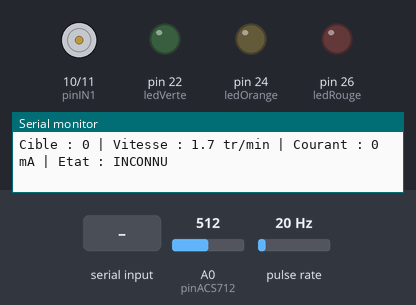
A sketch run on a simulated Arduino Mega 2560, built with avr-gcc and run on an emulated ATmega2560. Shown: motor-driver pin pairs drawn as motors (green arrow = first pin HIGH = forward, orange = second pin HIGH = backward, longer = more drive, scaled by the enable pin), output pins drawn as LEDs (lit = HIGH), the last lines printed to the serial monitor. Wiring (inferred from the names in the program): pulse sensor: data pin 2. Dashed ring = blinking. The inputs (shaded band) are chosen by the test bench; at power-on: A0 (pinACS712) = 512, pulse rate 20 Hz.

Above: at 1.7 s.
1.8 s: A0 (pinACS712) set to 540
3.3 s: A0 (pinACS712) set to 559
At 3.48 s:
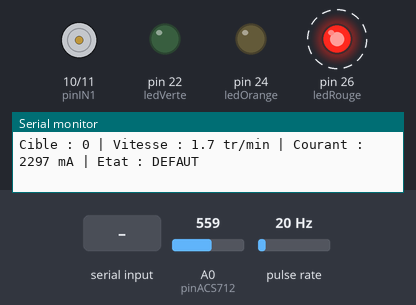
6.3 s: "90,45\n" received over Serial
At 7.89 s:
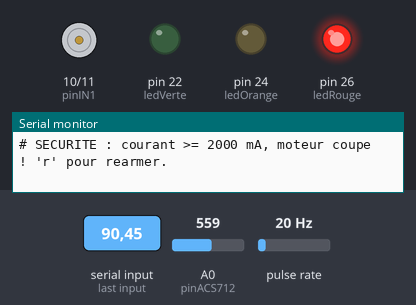
9.3 s: "s90\n" received over Serial
At 9.69 s:
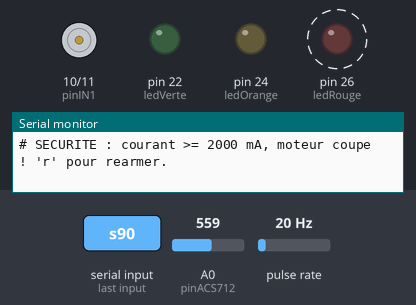
12.3 s: "r,45\n" received over Serial
At 12.49 s:
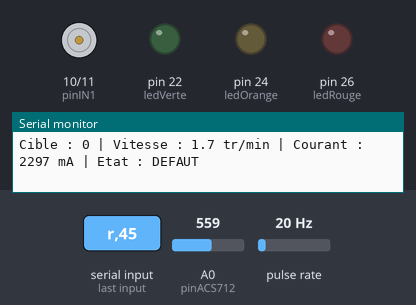
Timing chart, 0 to 16.3 s (numbered marks = the images above; inputs shaded):
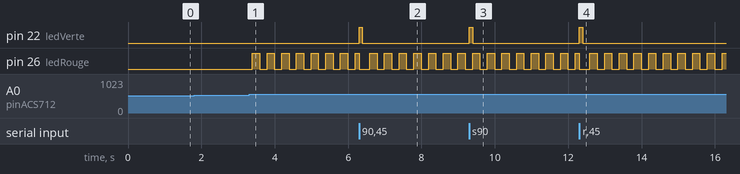

Measured:
- the behaviour switches between 552 and 553 on A0 (pinACS712) (found by bisection; images 0 and 1)
- after the input at 3.3 s, pin 26 (ledRouge): alternates HIGH for 0.20 s and LOW for 0.20 s, starting after 0.09 s
- after the input at 6.3 s, pin 22 (ledVerte): LOW → HIGH at once, → LOW 0.09 s later
- after the input at 9.3 s, pin 22 (ledVerte): LOW → HIGH at once, → LOW 0.09 s later
- after the input at 12.3 s, pin 22 (ledVerte): LOW → HIGH at once, → LOW 0.09 s later

The sketch:

GEN5001_arduino_complet.ino
```cpp
//  Broches
const int pinENA = 9;
const int pinIN1 = 10;
const int pinIN2 = 11;

const int pinACS712   = A0;
const int pinEncodeur = 2;

const int ledVerte  = 22;   // NORMAL
const int ledOrange = 24;   // DEGRADE
const int ledRouge  = 26;   // DEFAUT

//  Capteurs
const float sensibilite = 100.0;   // ACS712 20 A : 100 mV/A
const float vcc = 5.0;
float zeroCapteurTension = 2.5;    // recalcule au demarrage

const float ratioReduction = 43.8;
const float pprAxeMoteur   = 16.0;
// Interruption sur CHANGE = 2 fronts par impulsion
const float totalFrontsParTourSortie = pprAxeMoteur * ratioReduction * 2.0; // 1401.6

// ============================================================
//  Protocole UART (identique a package_constants.vhd)
// ============================================================
const byte DEBUT = 0xAA;   // UART_START
const byte FIN   = 0x55;   // UART_STOP
const byte ETAT_NORMAL  = 0x01;
const byte ETAT_DEGRADE = 0x02;
const byte ETAT_DEFAUT  = 0x03;

// ============================================================
//  Securite et phase de demarrage
// ============================================================
const float seuilCourantDefaut_mA = 2000.0;
bool securiteDeclenchee = false;

// Le FPGA classe FAULT tant que rpm <= 50 : sans phase de lancement,
// le moteur ne pourrait jamais demarrer (vitesse 0 -> DEFAUT -> arret).
const unsigned long DEMARRAGE_MS = 2000;
unsigned long debutDemarrage = 0;
bool enDemarrage = false;

// ============================================================
//  Encodeur
// ============================================================
volatile unsigned long compteurFronts = 0;
unsigned long dernierCompteur  = 0;
unsigned long dernierTempsRPM  = 0;
const unsigned long intervalleRPM = 100;   // 100 ms -> 10 Hz

// ============================================================
//  Mesures et commande
// ============================================================
float vitesseRPM       = 0.0;
float courantMoteur_mA = 0.0;
int   consignePWM      = 0;    // PWM calcule par la regulation
float cibleRPM         = 0.0;  // vitesse demandee au clavier (tr/min)
float pwmRegule        = 0.0;  // PWM en flottant pour la regulation
const float KP         = 0.15; // gain : correction PWM par tr/min d'ecart
const float VITESSE_MAX = 300.0;

// ============================================================
//  Etat recu du FPGA
// ============================================================
byte etatFPGA       = 0x00;    // 0 = aucun etat recu
byte etapeReception = 0;
byte etatRecu       = 0;
bool nouvelleTrameFPGA = false;

unsigned long dernierClign = 0;
bool etatClign = false;

// ============================================================
//  Interruption encodeur
// ============================================================
void lectureEncodeur() {
  compteurFronts++;
}

// ============================================================
//  Commande moteur (bas niveau)
// ============================================================
void appliquerPWM(int valeur) {
  valeur = constrain(valeur, 0, 255);
  digitalWrite(pinIN1, HIGH);      // sens de rotation fixe
  digitalWrite(pinIN2, LOW);
  analogWrite(pinENA, valeur);
}

void couperMoteur() {
  analogWrite(pinENA, 0);
  digitalWrite(pinIN1, LOW);
  digitalWrite(pinIN2, LOW);
}

// ============================================================
//  Reaction : l'Arduino traduit le verdict du FPGA en PWM
// ============================================================
void reagirSelonEtat(byte etat) {
  // Pendant le lancement, on ignore le FPGA pour que le moteur
  // prenne de la vitesse et sorte du FAULT initial.
  if (enDemarrage) {
    appliquerPWM(consignePWM);
    return;
  }
  if (etat == ETAT_NORMAL)       appliquerPWM(consignePWM);
  else if (etat == ETAT_DEGRADE) appliquerPWM(consignePWM / 2);
  else if (etat == ETAT_DEFAUT)  couperMoteur();
  else                           appliquerPWM(consignePWM);  // aucun etat recu
}

// ============================================================
//  LEDs (rouge clignotante en DEFAUT)
// ============================================================
void mettreAJourLEDs(byte etat) {
  digitalWrite(ledVerte,  etat == ETAT_NORMAL);
  digitalWrite(ledOrange, etat == ETAT_DEGRADE);
  if (etat == ETAT_DEFAUT) {
    if (millis() - dernierClign >= 200) {
      etatClign = !etatClign;
      dernierClign = millis();
    }
    digitalWrite(ledRouge, etatClign);
  } else {
    digitalWrite(ledRouge, LOW);
  }
}

// ============================================================
//  Nom lisible de l'etat
// ============================================================
const char* texteEtat(byte etat) {
  if (etat == ETAT_NORMAL)  return "NORMAL";
  if (etat == ETAT_DEGRADE) return "DEGRADE";
  if (etat == ETAT_DEFAUT)  return "DEFAUT";
  return "INCONNU";
}

// ============================================================
//  Commandes du moniteur serie
// ============================================================
void lireCommandeSerie() {
  if (Serial.available() == 0) return;
  char c = Serial.peek();

  if (c == 's' || c == 'S') {
    Serial.read();
    consignePWM = 0;
    cibleRPM = 0.0;
    pwmRegule = 0.0;
    enDemarrage = false;
    couperMoteur();
    Serial.println("# Moteur arrete.");
  }
  else if (c == 'r' || c == 'R') {
    Serial.read();
    securiteDeclenchee = false;
    Serial.println("# Securite rearmee. Entrez une puissance (0-255).");
  }
  else if (c >= '0' && c <= '9') {
int valeur = Serial.parseInt();
    cibleRPM = constrain(valeur, 0, (int)VITESSE_MAX);
    securiteDeclenchee = false;
    if (cibleRPM > 0) {             // lance la phase de demarrage
      enDemarrage = true;
      debutDemarrage = millis();
      if (pwmRegule < 100.0) pwmRegule = 100.0;  // amorce le demarrage
    }
    Serial.print("# Vitesse cible : ");
    Serial.print(cibleRPM, 0);
    Serial.println(" tr/min");
  }
  else {
    Serial.read();
  }
}

// ============================================================
//  Lecture du courant (mA)
// ============================================================
float lireCourant_mA() {
  long somme = 0;
  const int nbEchantillons = 50;
  for (int i = 0; i < nbEchantillons; i++) {
    somme += analogRead(pinACS712);
    delayMicroseconds(200);
  }
  float moyenne = (float)somme / nbEchantillons;
  float tension = (moyenne * vcc) / 1023.0;
  float courant_A = (tension - zeroCapteurTension) / (sensibilite / 1000.0);
  float mA = fabs(courant_A) * 1000.0;
  if (mA < 100.0) mA = 0.0;   // supprime le bruit residuel autour de 0
  return mA;
}

// ============================================================
//  Envoi Arduino -> FPGA (7 octets, poids fort en premier)
// ============================================================
void envoyerMesuresFPGA(uint16_t rpm, uint16_t courant) {
  byte rpmH = highByte(rpm);
  byte rpmL = lowByte(rpm);
  byte curH = highByte(courant);
  byte curL = lowByte(courant);
  byte checksum = rpmH ^ rpmL ^ curH ^ curL;

  Serial1.write(DEBUT);
  Serial1.write(rpmH);
  Serial1.write(rpmL);
  Serial1.write(curH);
  Serial1.write(curL);
  Serial1.write(checksum);
  Serial1.write(FIN);
}

// ============================================================
//  Reception FPGA -> Arduino : AA | ETAT | 55
// ============================================================
void lireReponseFPGA() {
  while (Serial1.available() > 0) {
    byte b = Serial1.read();

    if (etapeReception == 0) {
      if (b == DEBUT) etapeReception = 1;          // marqueur de debut
    }
    else if (etapeReception == 1) {
      if (b == ETAT_NORMAL || b == ETAT_DEGRADE || b == ETAT_DEFAUT) {
        etatRecu = b;
        etapeReception = 2;
      } else if (b == DEBUT) {
        etapeReception = 1;                        // resynchronisation
      } else {
        etapeReception = 0;
      }
    }
    else if (etapeReception == 2) {
      if (b == FIN) {                              // trame complete valide
        etatFPGA = etatRecu;
        nouvelleTrameFPGA = true;
      }
      etapeReception = 0;
    }
  }
}

// ============================================================
//  SETUP
// ============================================================
void setup() {
  Serial.begin(115200);    // moniteur USB
  Serial1.begin(115200);   // liaison FPGA (TX1 = D18, RX1 = D19)

  pinMode(pinENA, OUTPUT);
  pinMode(pinIN1, OUTPUT);
  pinMode(pinIN2, OUTPUT);
  pinMode(pinEncodeur, INPUT_PULLUP);
  pinMode(ledVerte,  OUTPUT);
  pinMode(ledOrange, OUTPUT);
  pinMode(ledRouge,  OUTPUT);

  digitalWrite(ledVerte,  LOW);
  digitalWrite(ledOrange, LOW);
  digitalWrite(ledRouge,  LOW);

  couperMoteur();
  delay(500);

  // Etalonnage du zero de l'ACS712, moteur a l'arret
  Serial.println("# Etalonnage de l'ACS712... Ne pas lancer le moteur.");
  long somme = 0;
  const int echantillons = 30;
  for (int i = 0; i < echantillons; i++) {
    somme += analogRead(pinACS712);
    delay(2);
  }
  zeroCapteurTension = ((float)somme / echantillons * vcc) / 1023.0;
  Serial.print("# Tension de repos : ");
  Serial.print(zeroCapteurTension, 3);
  Serial.println(" V");
  if (zeroCapteurTension < 2.40 || zeroCapteurTension > 2.60)
    Serial.println("# ATTENTION : tension de repos anormale, verifier l'ACS712.");

  Serial.println("# Commandes : 0-255 = PWM | s = stop | r = rearmer");

  attachInterrupt(digitalPinToInterrupt(pinEncodeur), lectureEncodeur, CHANGE);
  dernierTempsRPM = millis();
}

// ============================================================
//  LOOP
// ============================================================
void loop() {
  lireReponseFPGA();
  lireCommandeSerie();

  // Fin de la phase de demarrage
  if (enDemarrage && (millis() - debutDemarrage >= DEMARRAGE_MS)) {
    enDemarrage = false;
  }

  // Etat effectif : la securite locale force DEFAUT
  byte etatCourant = securiteDeclenchee ? ETAT_DEFAUT : etatFPGA;

  // L'Arduino execute le verdict sur le moteur + signale par les LEDs
  if (securiteDeclenchee) couperMoteur();
  else                    reagirSelonEtat(etatCourant);

  mettreAJourLEDs(enDemarrage ? ETAT_NORMAL : etatCourant);

  unsigned long tempsActuel = millis();
  if (tempsActuel - dernierTempsRPM >= intervalleRPM) {

    // --- Vitesse ---
    noInterrupts();
    unsigned long copie = compteurFronts;
    interrupts();
    unsigned long fronts = copie - dernierCompteur;
    dernierCompteur = copie;
    float deltaMinutes = (float)(tempsActuel - dernierTempsRPM) / 60000.0;
    vitesseRPM = ((float)fronts / deltaMinutes) / totalFrontsParTourSortie;
    dernierTempsRPM = tempsActuel;

    // --- Courant ---
    courantMoteur_mA = lireCourant_mA();

    // --- REGULATION : ajuste le PWM pour atteindre la vitesse cible ---
    if (!securiteDeclenchee) {
      if (cibleRPM <= 0.0) {
        pwmRegule = 0.0;
      } else {
        float erreur = cibleRPM - vitesseRPM;
        pwmRegule += erreur * KP;
        pwmRegule = constrain(pwmRegule, 0.0, 255.0);
      }
      consignePWM = (int)pwmRegule;
    }

    // --- Securite locale, independante du FPGA ---
    if (courantMoteur_mA >= seuilCourantDefaut_mA) {
      couperMoteur();
      consignePWM = 0;
      cibleRPM = 0.0;
      pwmRegule = 0.0;
      enDemarrage = false;
      securiteDeclenchee = true;
      etatCourant = ETAT_DEFAUT;
      Serial.println("# SECURITE : courant >= 2000 mA, moteur coupe ! 'r' pour rearmer.");
    }

    // --- Envoi des mesures au FPGA ---
    uint16_t rpmEnvoye = (uint16_t)constrain(round(vitesseRPM),       0, 65535);
    uint16_t curEnvoye = (uint16_t)constrain(round(courantMoteur_mA), 0, 65535);
    envoyerMesuresFPGA(rpmEnvoye, curEnvoye);

    // Une reponse peut arriver juste apres l'envoi
    lireReponseFPGA();
    etatCourant = securiteDeclenchee ? ETAT_DEFAUT : etatFPGA;

    // --- AFFICHAGE : vitesse | courant | etat ---
    Serial.print("Cible : ");
    Serial.print(cibleRPM, 0);
    Serial.print(" | ");
    Serial.print("Vitesse : ");
    Serial.print(vitesseRPM, 1);
    Serial.print(" tr/min | Courant : ");
    Serial.print(courantMoteur_mA, 0);
    Serial.print(" mA | Etat : ");
    Serial.println(enDemarrage ? "DEMARRAGE" : texteEtat(etatCourant));

    nouvelleTrameFPGA = false;
  }
}
```
